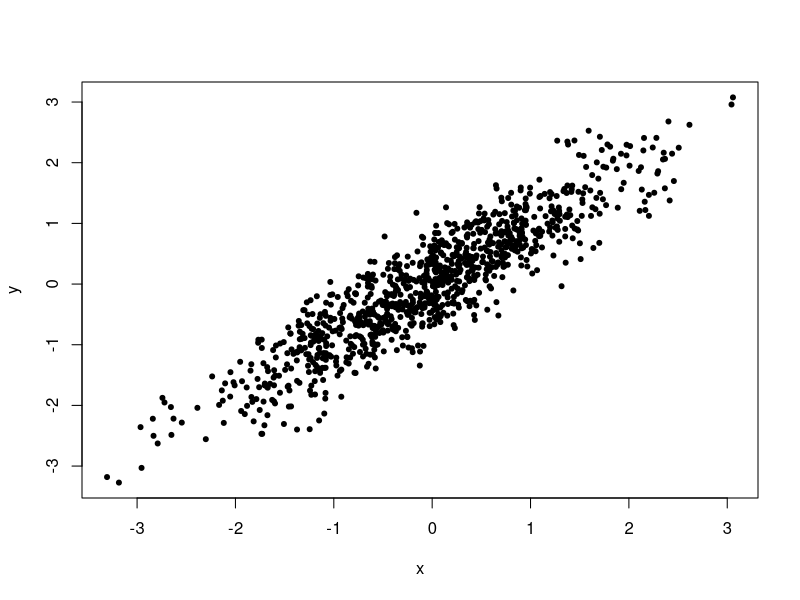
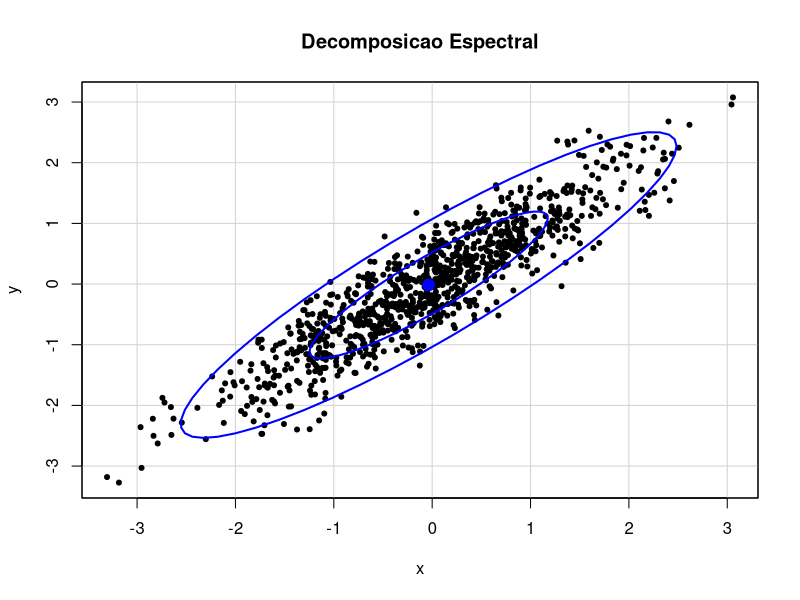
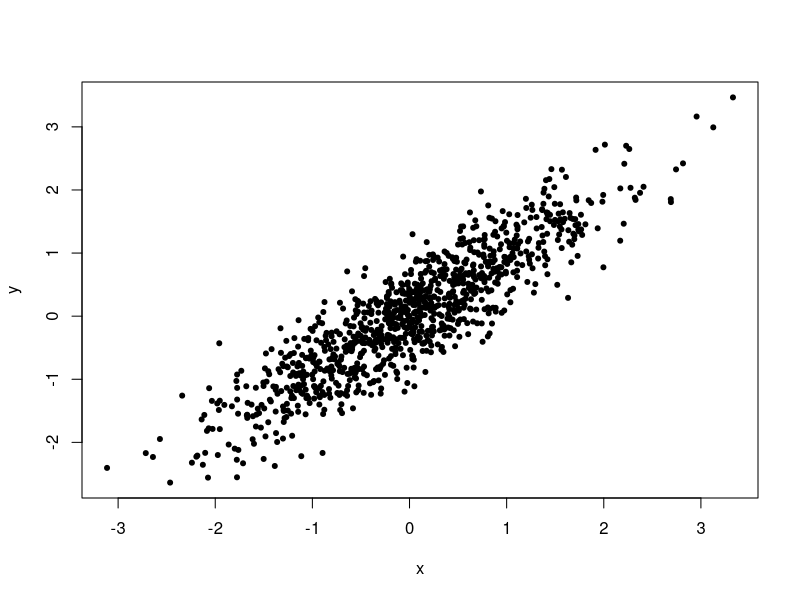
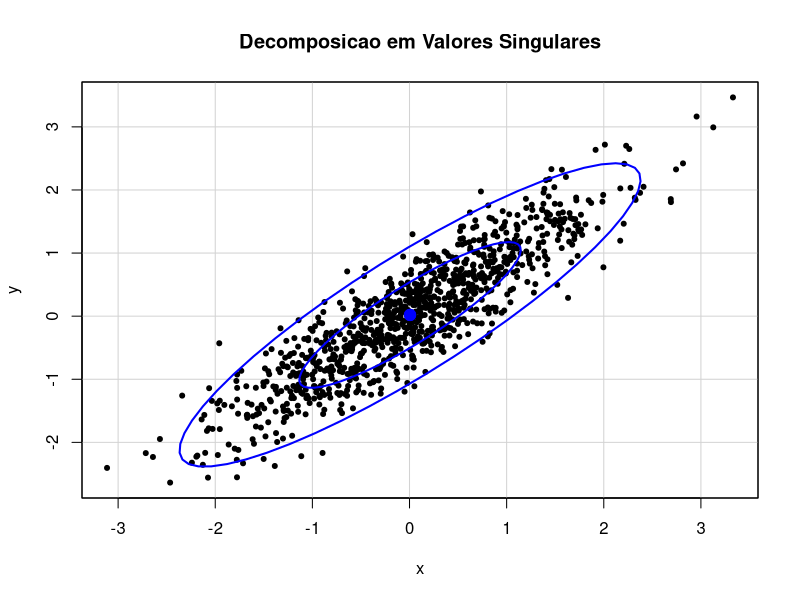
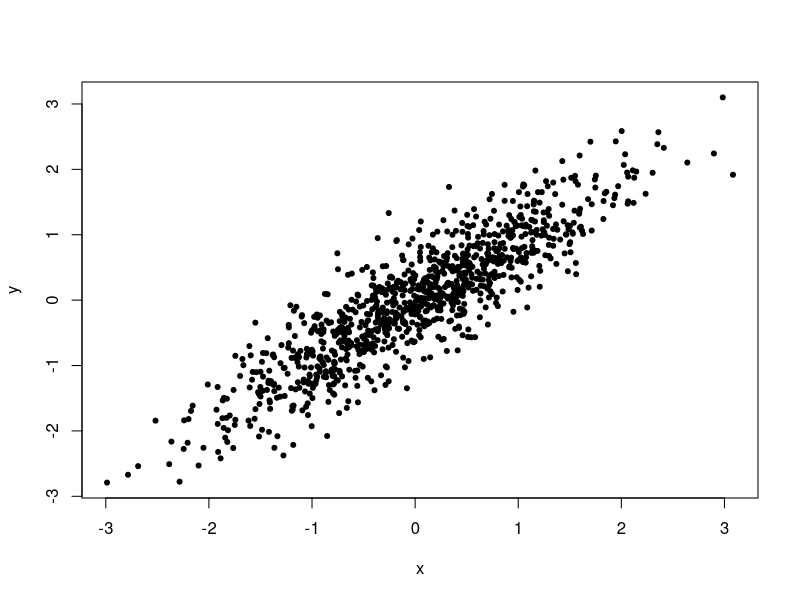
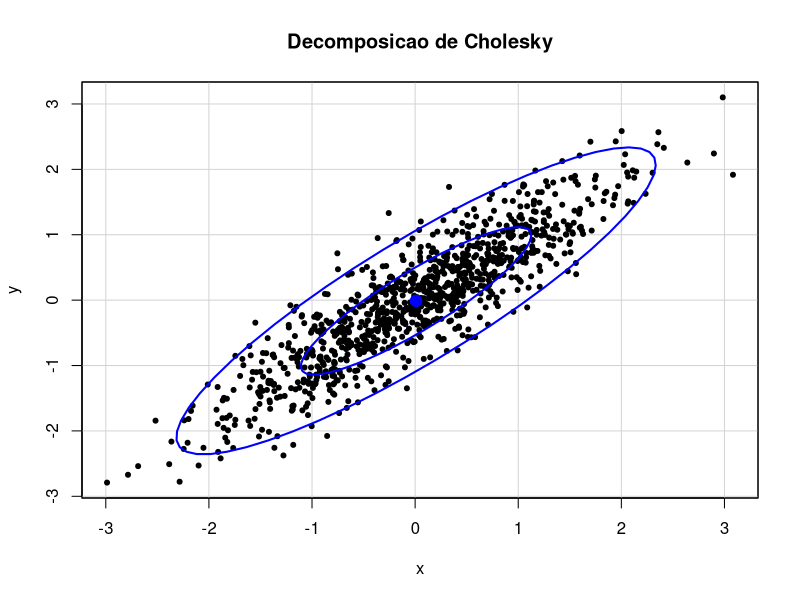
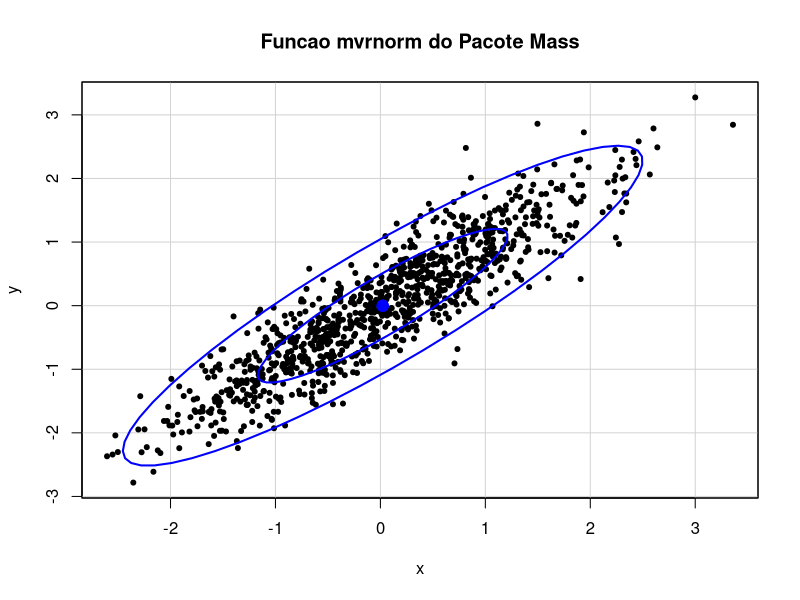
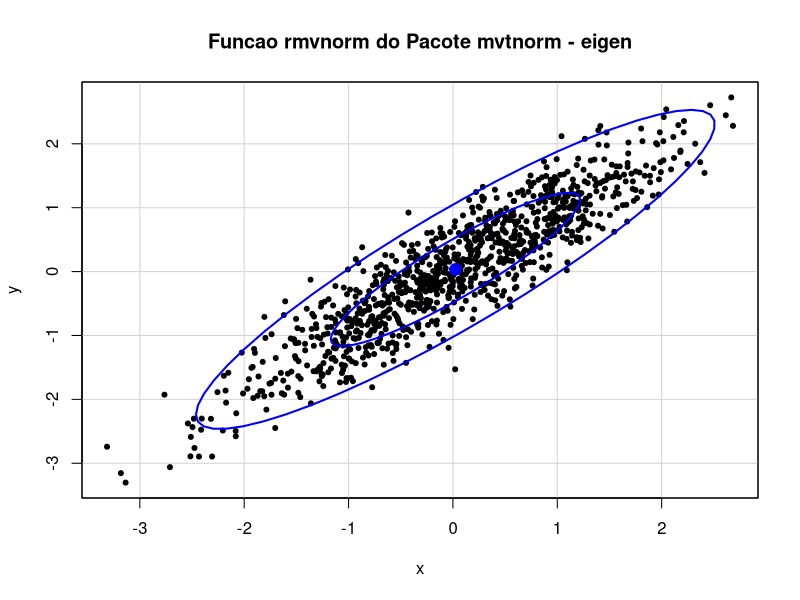

Source code (R) for these figures, in order:

# ANALISE MULTIVARIADA 1
# PROF. GEORGE VON BORRIES
# PROGRAMA PARA GERAR NORMAL BIVARIADA

mu <- c(0, 0)
Sigma <- matrix(c(1, .9, .9, 1), 
                nrow = 2, ncol = 2)

#### POR DECOMPOSICAO ESPECTRAL ####

rmvn.eigen <-
  function(n, mu, Sigma) {
    p <- length(mu)
    ev <- eigen(Sigma, symmetric = TRUE)
    lambda <- ev$values
    V <- ev$vectors
    R <- V %*% diag(sqrt(lambda)) %*% t(V)
    Z <- matrix(rnorm(n*p), nrow = n, ncol = p)
    X <- Z %*% R + matrix(mu, n, p, byrow = TRUE)
    X
  }


#### POR DECOMPOSICAO EM VALORES SINGULARES ####

rmvn.svd <-
  function(n, mu, Sigma) {
    p <- length(mu)
    S <- svd(Sigma)
    R <- S$u %*% diag(sqrt(S$d)) %*% t(S$v)
    Z <- matrix(rnorm(n*p), nrow=n, ncol=p)
    X <- Z %*% R + matrix(mu, n, p, byrow=TRUE)
    X
  }

#### POR DECOMPOSICAO DE CHOLESKY ####

rmvn.cholesky <-
  function(n, mu, Sigma) {
    p <- length(mu)
    Q <- chol(Sigma)
    Z <- matrix(rnorm(n*p), nrow=n, ncol=p)
    X <- Z %*% Q + matrix(mu, n, p, byrow=TRUE)
    X
  }


#### GERANDO AS AMOSTRAS ####

a1 <- rmvn.eigen(1000, mu, Sigma)
plot(a1, xlab = "x", ylab = "y", pch = 20)
print(colMeans(a1))
print(cor(a1))

library(car)
dataEllipse(a1,pch=20, 
            main = "Decomposicao Espectral")

a2 <- rmvn.svd(1000, mu, Sigma)
plot(a2, xlab = "x", ylab = "y", pch = 20)
print(colMeans(a2))
print(cor(a2))

dataEllipse(a2,pch=20, 
            main= "Decomposicao em Valores Singulares")

a3 <- rmvn.cholesky(1000, mu, Sigma)
plot(a3, xlab = "x", ylab = "y", pch = 20)
print(colMeans(a3))
print(cor(a3))

dataEllipse(a3,pch=20, 
            main= "Decomposicao de Cholesky")

#### Gerando com pacotes do R ####

library(MASS)
library(mvtnorm)

r1 <- mvrnorm(1000, mu = mu, Sigma=Sigma)    
print(colMeans(r1))
print(cor(r1))

dataEllipse(r1,pch=20, 
            main= "Funcao mvrnorm do Pacote Mass")

r2 <- rmvnorm(1000, mean = mu, sigma=Sigma, 
              method="eigen")
print(colMeans(r2))
print(cor(r2))

dataEllipse(r2,pch=20, 
            main= "Funcao rmvnorm do Pacote mvtnorm - eigen")

r3 <- rmvnorm(1000, mean = mu, sigma=Sigma, method="svd")
print(colMeans(r3))
print(cor(r3))

dataEllipse(r3,pch=20, 
            main= "Funcao rmvnorm do Pacote mvtnorm - svd")

r4 <- rmvnorm(1000, mean = mu, sigma=Sigma, method="chol")
print(colMeans(r4))
print(cor(r4))

dataEllipse(r4,pch=20, 
            main= "Funcao rmvnorm do Pacote mvtnorm - chol")

# Comparando tempo de geracao das diferentes fun??es:

library(microbenchmark)

ben <- microbenchmark(
  rmvn.eigen(10000, mu, Sigma),
  rmvn.svd(10000, mu, Sigma),
  rmvn.cholesky(10000, mu, Sigma),
  mvrnorm(10000, mu = mu, Sigma=Sigma), 
  rmvnorm(10000, mean = mu, sigma=Sigma, method="eigen"),
  rmvnorm(10000, mean = mu, sigma=Sigma, method="svd"),
  rmvnorm(10000, mean = mu, sigma=Sigma, method="chol"),
  times = 300 # altere times para verificar como cld varia
)

ben

library(ggplot2)
autoplot(ben)
# boxplot(ben, horizontal = T)

